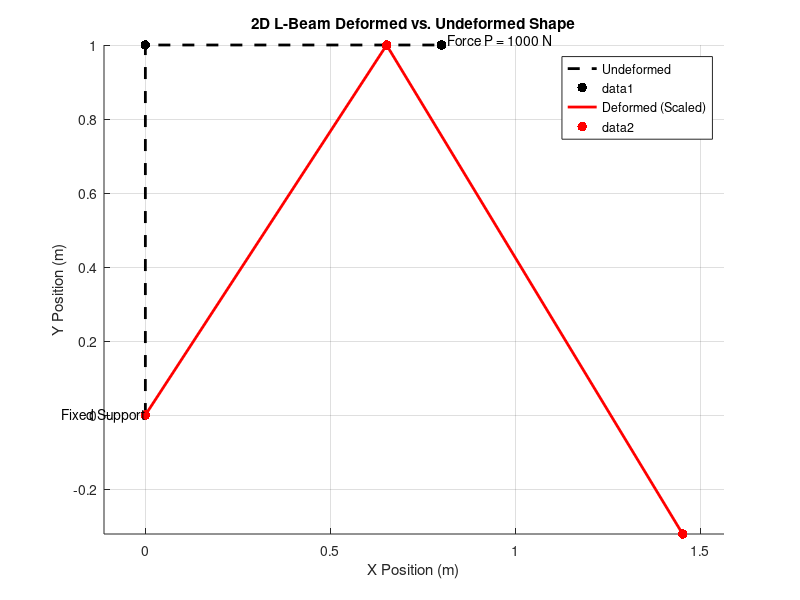

Source code (MATLAB):
%% MATLAB Code for 2D L-Beam Finite Element Analysis
clear;close all;clc;
% --- 1. Define Parameters and Geometry ---
E = 200e9;       % Young's Modulus (Pa) - Steel
rho = 7850;      % Density (kg/m^3) - Steel
Diameter = 0.05; % Diameter of circular cross-section (m)
L1 = 1.0;        % Length of Column (vertical element, Element 1) (m)
L2 = 0.8;        % Length of Overhang (horizontal element, Element 2) (m)
P = 1000;        % Applied Force at the end of the overhang (N)

% Calculate Cross-sectional Properties for circular section
Area = pi * (Diameter/2)^2; % Area (m^2)
I = pi * (Diameter^4) / 64; % Moment of Inertia (m^4)

% Define Nodes: Total 3 nodes (Node 1=Bottom, Node 2=Corner, Node 3=End)
% Node: [X, Y]
Nodes = [0, 0;  % Node 1 (Bottom, Fixed)
         0, L1; % Node 2 (Intersection/Corner)
         L2, L1]; % Node 3 (Overhang End)

% Define Elements: [Start_Node, End_Node, Length, Angle (rad)]
Elements = [1, 2, L1, pi/2; % Element 1 (Column, vertical, angle 90 deg)
            2, 3, L2, 0];   % Element 2 (Overhang, horizontal, angle 0 deg)

n_nodes = size(Nodes, 1);
n_elem = size(Elements, 1);
DOF_per_node = 3; % u, v, theta
n_dof = n_nodes * DOF_per_node;

% --- 2. Element Stiffness and Mass Matrix Function ---
% Local Beam Stiffness Matrix (Euler-Bernoulli, 6x6)
% DOFs: [u1, v1, theta1, u2, v2, theta2]
k_local = @(L, E, I, A) (E*I/L^3) * ...
    [ (A*L^2/I), 0, 0, -(A*L^2/I), 0, 0;
        0, 12, 6*L, 0, -12, 6*L;
        0, 6*L, 4*L^2, 0, -6*L, 2*L^2;
        -(A*L^2/I), 0, 0, (A*L^2/I), 0, 0;
        0, -12, -6*L, 0, 12, -6*L;
        0, 6*L, 2*L^2, 0, -6*L, 4*L^2 ];

% Local Consistent Mass Matrix (6x6)
m_local = @(L, rho, A) (rho*A*L/420) * ...
    [ 140, 0, 0, 70, 0, 0;
      0, 156, 22*L, 0, 54, -13*L;
      0, 22*L, 4*L^2, 0, 13*L, -3*L^2;
      70, 0, 0, 140, 0, 0;
      0, 54, 13*L, 0, 156, -22*L;
      0, -13*L, -3*L^2, 0, -22*L, 4*L^2 ];

% Rotation Matrix (2D Beam)
T_matrix = @(c, s) ...
    [ c, s, 0, 0, 0, 0;
     -s, c, 0, 0, 0, 0;
      0, 0, 1, 0, 0, 0;
      0, 0, 0, c, s, 0;
      0, 0, 0, -s, c, 0;
      0, 0, 0, 0, 0, 1 ];

% --- 3. Global Assembly ---
K_global = zeros(n_dof);
M_global = zeros(n_dof);

for e = 1:n_elem
    % Element properties
    L = Elements(e, 3);
    angle = Elements(e, 4);
    c = cos(angle);
    s = sin(angle);

    % Calculate local matrices
    k_e = k_local(L, E, I, Area);
    m_e = m_local(L, rho, Area);

    % Rotation Matrix
    T = T_matrix(c, s);

    % Transform local to global
    K_e_global = T' * k_e * T;
    M_e_global = T' * m_e * T;

    % Global DOFs for this element (6 DOFs)
    node_i = Elements(e, 1);
    node_j = Elements(e, 2);
    
    dofs = [ (node_i-1)*DOF_per_node + 1 : node_i*DOF_per_node, ...
             (node_j-1)*DOF_per_node + 1 : node_j*DOF_per_node ];
    
    % Assembly
    K_global(dofs, dofs) = K_global(dofs, dofs) + K_e_global;
    M_global(dofs, dofs) = M_global(dofs, dofs) + M_e_global;
end

% Global Force Vector F
F_global = zeros(n_dof, 1);
% Force P acts vertically (-Y direction) at Node 3 (DOFs: u3, v3, theta3)
F_global(n_dof - 1) = -P; % v3 is the last-1 DOF

% --- 4. Apply Boundary Conditions and Solve ---
% Fixed Support at Node 1 (Bottom)
% DOFs to restrain: u1, v1, theta1 (DOFs 1, 2, 3)
prescribed_dofs = [1, 2, 3]; 

% Free DOFs
all_dofs = 1:n_dof;
free_dofs = setdiff(all_dofs, prescribed_dofs);

% Reduced System: K_ff * D_f = F_f
K_ff = K_global(free_dofs, free_dofs);
F_f = F_global(free_dofs);

% Solve for the unknown displacements
D_f = K_ff \ F_f;

% Assemble the full displacement vector
D_global = zeros(n_dof, 1);
D_global(free_dofs) = D_f;

% Extract nodal displacements [u1, v1, theta1, u2, v2, theta2, u3, v3, theta3]
D_nodes = reshape(D_global, DOF_per_node, n_nodes)';
D_u = D_nodes(:, 1); % u displacement
D_v = D_nodes(:, 2); % v displacement
D_theta = D_nodes(:, 3); % theta rotation

% --- 5. Calculate Internal Forces in Each Element ---
fprintf('\n--- Internal Element Forces ---\n');
% The reaction forces/moments at the local nodes (P1, V1, M1, P2, V2, M2)
Internal_Forces = zeros(n_elem, 6);

for e = 1:n_elem
    L = Elements(e, 3);
    angle = Elements(e, 4);
    c = cos(angle);
    s = sin(angle);

    % Global DOFs for this element (6 DOFs)
    node_i = Elements(e, 1);
    node_j = Elements(e, 2);
    dofs = [ (node_i-1)*DOF_per_node + 1 : node_i*DOF_per_node, ...
             (node_j-1)*DOF_per_node + 1 : node_j*DOF_per_node ];

    % Element displacement vector (global)
    d_global = D_global(dofs);

    % Transform global displacement to local
    T = T_matrix(c, s);
    d_local = T * d_global;

    % Calculate local internal forces: f_local = k_local * d_local
    k_e = k_local(L, E, I, Area);
    f_local = k_e * d_local;

    Internal_Forces(e, :) = f_local;

    % Print results (P=Axial Force, V=Shear Force, M=Bending Moment)
    fprintf('Element %d (Nodes %d -> %d):\n', e, node_i, node_j);
    fprintf('  Node 1: Axial=%.2f N, Shear=%.2f N, Moment=%.2f Nm\n', f_local(1), f_local(2), f_local(3));
    fprintf('  Node 2: Axial=%.2f N, Shear=%.2f N, Moment=%.2f Nm\n', f_local(4), f_local(5), f_local(6));
end

% --- 6. Plot Deformed and Undeformed Structure ---
Deformation_Scale = 100; % Scale up displacement for visualization
New_X = Nodes(:, 1) + D_u * Deformation_Scale;
New_Y = Nodes(:, 2) + D_v * Deformation_Scale;

figure;
hold on;
title('2D L-Beam Deformed vs. Undeformed Shape');
xlabel('X Position (m)');
ylabel('Y Position (m)');

% Plot Undeformed (black dashed)
plot(Nodes(:, 1), Nodes(:, 2), 'k--', 'LineWidth', 2, 'DisplayName', 'Undeformed');
scatter(Nodes(:, 1), Nodes(:, 2), 50, 'k', 'filled'); % Plot nodes

% Plot Deformed (red solid)
plot(New_X, New_Y, 'r-', 'LineWidth', 2, 'DisplayName', 'Deformed (Scaled)');
scatter(New_X, New_Y, 50, 'r', 'filled'); % Plot deformed nodes

% Annotate Force P at Node 3
text(Nodes(3, 1), Nodes(3, 2), sprintf('  Force P = %.0f N', P), 'VerticalAlignment', 'bottom');

% Annotate Fixed Support at Node 1
text(Nodes(1, 1), Nodes(1, 2), 'Fixed Support', 'HorizontalAlignment', 'right');

grid on;
axis equal;
legend('Location', 'best');
hold off;
